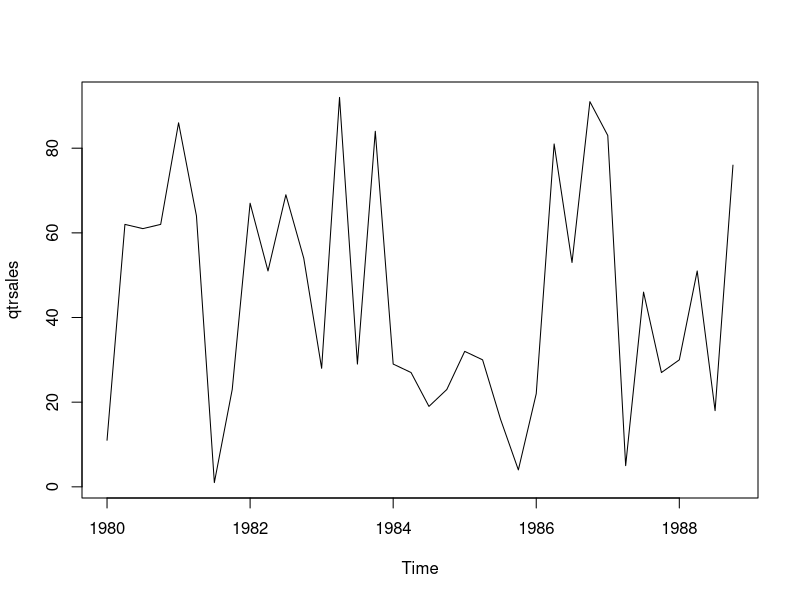

The R source for this figure:
# create a time series data

#first create a vector of numerical values
# 36 observations 
set.seed(1234)
sales = round(runif(36,0,100))
length(sales)

#This data can be daily, weekly, monthly, quartler, yearly data
#create yearly time series : start year 1980

#Yearly----
(yearlysales = ts(sales, start=c(1980), frequency=1))
(yearlysales1 = ts(sales, start=c(1980,3), frequency=1)) 
# 3rd yr from 1980

methods(class=ts)

#Quarterly -----
12/4  # freq=4
(qtrsales = ts(sales, start=c(1980), frequency=4))
plot(qtrsales)
#list data from Qtr3 1980 to  1985
window(qtrsales, start=c(1980, 3), end=c(1985, 2))


#Monthly -----
12/12  # freq=12 start month=Mar/ 1990
(monsales = ts(sales, start=c(1990,3), frequency=12))

#create data from Feb 2000 to Nov 2002
(monsales1 = ts(sales, start=c(2000,2), end=c(2002,11), frequency=12))
length(monsales1)

#see subset of sales data : May 2000 to Aug 2001
window(monsales1, start=c(2000, 5), end=c(2001, 8))

